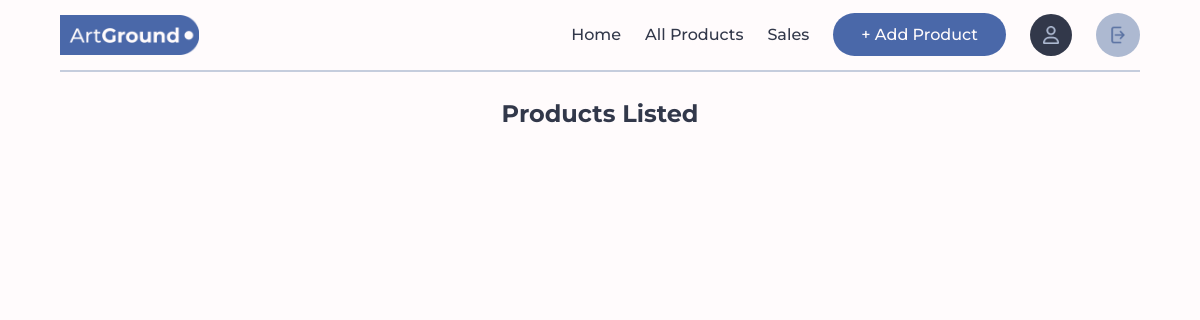
Page /seller/home/allProducts (signed in) on the earlier database version.
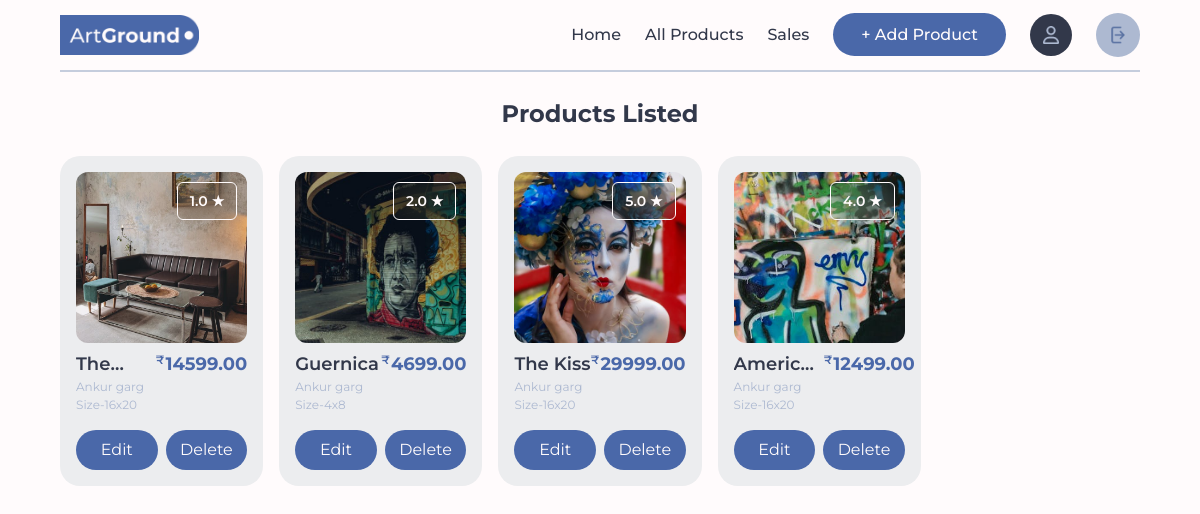
Same page on the later database version.
### Seller/models.py (models this page shows, shortened)
class Product(models.Model):
    CATEGORY_CHOICES = [
        ('null', 'Select Category'),
        ('oil', 'Oil painting'),
        ('acrylic', 'Acrylic painting'),
        ('water', 'water painting'),
        ('pastel', 'pastel painting'),
        ('spray', 'spray painting'),
        ('other', 'other painting')
    ]
    SIZE_CHOICES = [
        ('null', 'Select Size'),
        ('4x8', '4 x 8 inches (10.16 x 20.32 cm) - Small'),
        ('8x10', '8 x 10 inches (20.32 x 25.4 cm) - Medium'),
        ('16x20', '16 x 20 inches (40.64 x 50.8 cm) - Large'),
        ('24x30', '24 x 30 inches (60.96 x 76.2 cm) - Large'),
    ]
    product_id = models.CharField(primary_key=True, max_length=10, unique=True, editable=False)
    seller = models.ForeignKey(Seller, on_delete=models.CASCADE)
    name = models.CharField(max_length=255)
    price = models.DecimalField(max_digits=10, decimal_places=2)
    description = models.TextField()
    image = models.ImageField(upload_to='product_images/')
    category = models.CharField(max_length=10, choices=CATEGORY_CHOICES, default='null')
    size = models.CharField(max_length=6, choices=SIZE_CHOICES, default='null')
    created_at = models.DateTimeField(auto_now_add=True)
    updated_at = models.DateTimeField(auto_now=True)
    rating = models.DecimalField(max_digits=5,decimal_places=1, default=1.0)

### Account/models.py (models this page shows)
class Seller(models.Model):
    user = models.OneToOneField(User, on_delete=models.CASCADE, primary_key=True)
    phone_number = models.CharField(max_length=10)
    full_name = models.CharField(max_length=100)
    def __str__(self):
        return self.full_name

### Seller/views.py (the view)
# urls.py: path('home/allProducts', views.allProducts, name='allProducts'),
def allProducts(request):
    products = Product.objects.filter(seller=request.user.seller)
    return render(request, 'sellerProducts.html', {'products': products})

### Seller/templates/sellerProducts.html (shortened to what this page needs)
{% load static %} {% load static tailwind_tags %}
<!DOCTYPE html>
<html lang="en">
  <head>
    {% tailwind_css %}
    <script src="https://cdn.tailwindcss.com"></script>
    <link rel="stylesheet" href="{% static 'styles.css' %}" />
  </head>
  <body class="bg-primary px-[60px] w-[100vw] overflow-x-hidden">
    {% include 'sellerNavbar.html' %}
    <h1
      class="font-bold text-[24px] text-text border-t-2 border-secondary border-opacity-70 text-center pt-6"
    >
      Products Listed
    </h1>
    <div class="grid grid-cols-5 gap-4 my-6 pb-4">
      {% for item in products %}
      <div class="flex flex-col bg-product p-4 rounded-[20px] cursor-pointer">
        <div class="relative">
        <img
          src="/media/{{item.image}}"
          alt=""
          class="w-full h-full object-cover rounded-xl aspect-square"
        />
        <span
          class="absolute top-[10px] flex gap-1 right-[10px] text-primary text-sm font-semibold border-primary border-[1px] rounded-md py-2 px-3 bg-opacity-[0.4] backdrop-blur-lg"
          >{{ item.rating }} ★
          </span>
        </div>
        <div class="flex justify-between mt-2">
          <div class="flex flex-col">
            <span
              class="text-text font-semibold text-[18px] line-clamp-1"
              title="{{item.name}}"
              >{{item.name}}</span
            >
            <span class="text-secondary text-[12px]">{{item.seller}}</span>
            <span class="text-secondary text-[12px]">Size-{{item.size}}</span>
          </div>
          <div class="text-accent font-semibold flex items-top">
            <span class="text-[12px] mr-[1px]">₹</span>
            <span class="text-[18px] font-bold">{{item.price}}</span>
          </div>
        </div>
        <div class="flex gap-2 w-full mt-4">
          <a
            class="w-full bg-accent rounded-full text-primary py-2 text-center"
            href="{% url 'editProducts' item.product_id %}"
          >
            Edit
          </a>
          <form
            class="w-full bg-accent rounded-full text-primary py-2 text-center"
            action="{% url 'deleteProducts' item.product_id %}"
            method="POST"
          >
            <button class="" type="submit">Delete</button>
          </form>
        </div>
      </div>
      {% endfor %}
    </div>
  </body>
</html>

Differences in the rows shown:
added Product: image (picture), rating "1.0", seller "Ankur garg", size "16x20", price "14599.00"
added Product: image (picture), rating "2.0", name "Guernica", seller "Ankur garg", size "4x8", price "4699.00"
added Product: image (picture), rating "5.0", name "The Kiss", seller "Ankur garg", size "16x20", price "29999.00"
added Product: image (picture), rating "4.0", seller "Ankur garg", size "16x20", price "12499.00"
